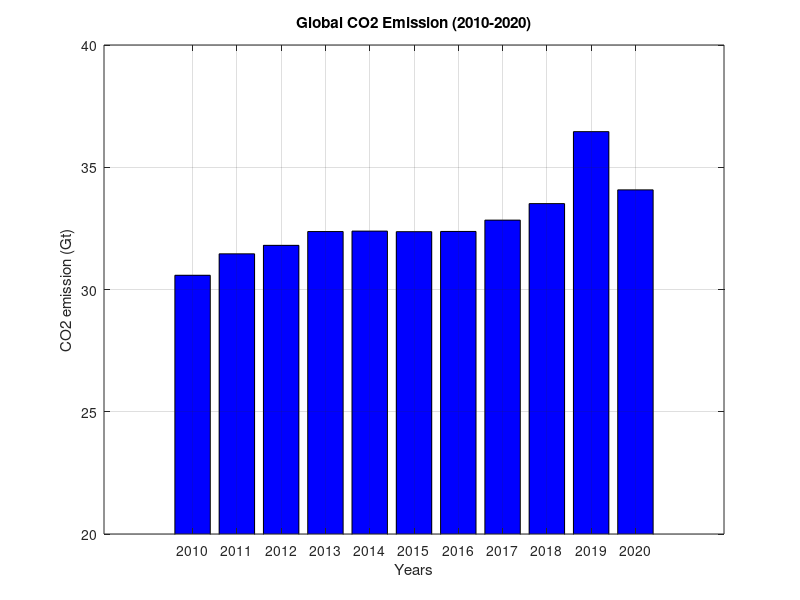

MATLAB code for this plot: (Note: this script raises an error after producing the figure.)
% Bar plot
% Data: Global CO2 emission (2010-2020)
year=2010:1:2020;
CO2=[30.5824 31.4595 31.806 32.3707 32.3886 32.3655 ...
     32.3747 32.8374 33.5133 36.4568 34.0752];
bar(year,CO2,'b');
ylim([20 40]);
xlabel('Years');
ylabel('CO2 emission (Gt)')
title('Global CO2 Emission (2010-2020)')
grid on;

%%
% Horizontal bar plot 
% Data: Electricity consumption by household entities in USA 
clc;clear all;
X = categorical({'Refrigeration','Water Heating','Lighting','Air Conditioning','Other'});
X = reordercats(X,{'Refrigeration','Water Heating','Lighting','Air Conditioning','Other'});
Y = [879 1056 1628 2545 2127];
C=barh(X,Y);
C.FaceColor = 'flat';
C.CData(1,:)=[0 1 1];
C.CData(2,:)=[0 0 1];
C.CData(3,:)=[0 0.4470 0.7410];
C.CData(4,:)=[0 1 0];
C.CData(5,:)=[0.4660 0.6740 0.1880];
xlabel('KWh / Household');
title('Electricity consumption by household entities in USA')
grid on
%%
% Bar plot
% Data: Global CO2 emission (2010-2020)
year=2010:1:2020;
CO2=[30.5824 31.4595 31.806 32.3707 32.3886 32.3655 ...
     32.3747 32.8374 33.5133 36.4568 34.0752];
bar3(year,CO2,'b');
ylim([20 40]);
xlabel('Years');
ylabel('CO2 emission (Gt)')
title('Global CO2 Emission (2010-2020)')
grid on;
